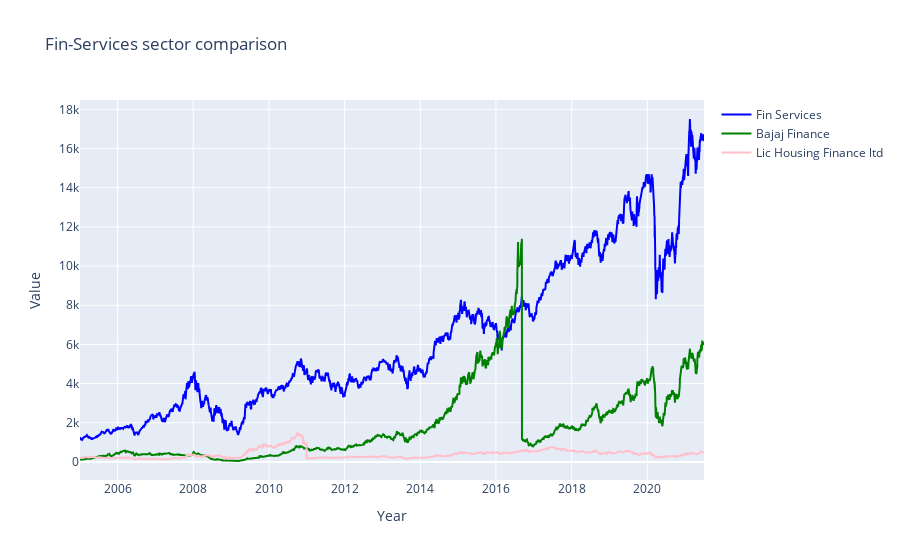

The cell this chart's notebook holds for it:
### Markdown cell above
## Bajfinance and LIC Housing Finance vs FIN Services index(benchmark)

### Code cell
bajFin_df = pd.read_csv("../datasets/companies/BAJFINANCE.csv")
start = bajFin_df[bajFin_df['Date']=='2005-01-03'].index[0]
bajFin_df = bajFin_df[start:]

lic_df = pd.read_csv("../datasets/companies/LICHSGFIN.csv")
start = lic_df[lic_df['Date']=='2005-01-03'].index[0]
lic_df = lic_df[start:]

fig = go.Figure()
        

fig.add_trace(go.Scatter(
         y=niftyFin_Services_df[niftyFin_Services_df['Date']>='2005-01-03']['Close'],
         x=niftyFin_Services_df[niftyFin_Services_df['Date']>='2005-01-03']['Date'],
        name='Fin Services',
        line=dict(color='blue'),
    opacity=1))        

fig.add_trace(go.Scatter(
         x=bajFin_df['Date'],
         y=bajFin_df['Close'],
        name='Bajaj Finance',
        line=dict(color='green'),
    opacity=1))

fig.add_trace(go.Scatter(
         x=lic_df['Date'],
         y=lic_df['Close'],
        name='Lic Housing Finance ltd',
        line=dict(color='pink'),
    opacity=1))
    
fig.update_layout(title_text="Fin-Services sector comparison", xaxis_title = 'Year', yaxis_title='Value')

fig.show()

### Figure 1 — Plotly figure (JSON) as saved in the notebook; plotly's stock layout.template omitted (floating-point values rounded to 4 significant figures; data arrays with more than 128 entries replaced by an {"elided": "..."} marker saying what was removed)
{"data": [{"line": {"color": "blue"}, "name": "Fin Services", "opacity": 1, "type": "scatter", "x": {"elided": "4092 str values"}, "y": {"elided": "4092 float values"}}, {"line": {"color": "green"}, "name": "Bajaj Finance", "opacity": 1, "type": "scatter", "x": {"elided": "4094 str values"}, "y": {"elided": "4094 float values"}}, {"line": {"color": "pink"}, "name": "Lic Housing Finance ltd", "opacity": 1, "type": "scatter", "x": {"elided": "4095 str values"}, "y": {"elided": "4095 float values"}}], "layout": {"title": {"text": "Fin-Services sector comparison"}, "xaxis": {"title": {"text": "Year"}}, "yaxis": {"title": {"text": "Value"}}}}
